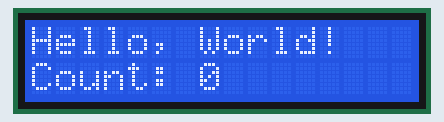
This sketch was run on a simulated Arduino Uno, built with avr-gcc and run on an emulated ATmega328P. Shown: 16×2 character LCD.

Above: at 0.1 s.
At 4.2 s:
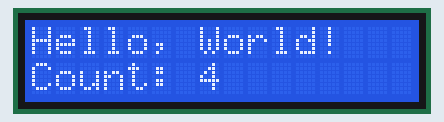
At 9.2 s:
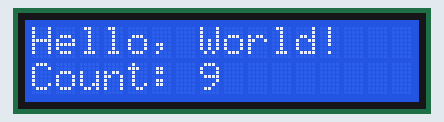
At 19.3 s:
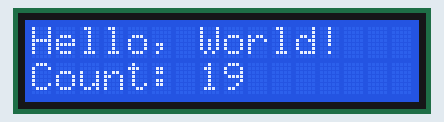
At 28.4 s:
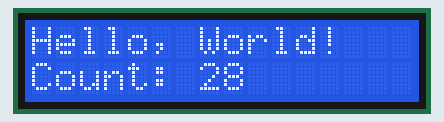
At 38.5 s:
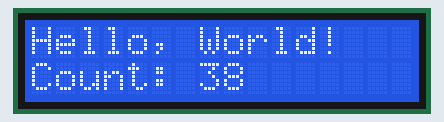

The sketch:

lcd_test.ino
```cpp
#include <Wire.h>
#include <LiquidCrystal_I2C.h>

// Set the LCD address to 0x27 for a 16x2 LCD
LiquidCrystal_I2C lcd(0x27, 16, 2);

void setup() {
  lcd.init();           // Initialize the LCD
  lcd.backlight();      // Turn on the backlight
  lcd.setCursor(0, 0);  // Set cursor to first column, first row
  lcd.print("Hello, World!");
}

void loop() {
  static int counter = 0;
  lcd.setCursor(0, 1);  // Move to the second line
  lcd.print("Count: ");
  lcd.print(counter++);
  delay(1000);
}
```

Measured:
- what the display in image 1 shows lasts 1.0 s, from 4.1 s to 5.1 s
